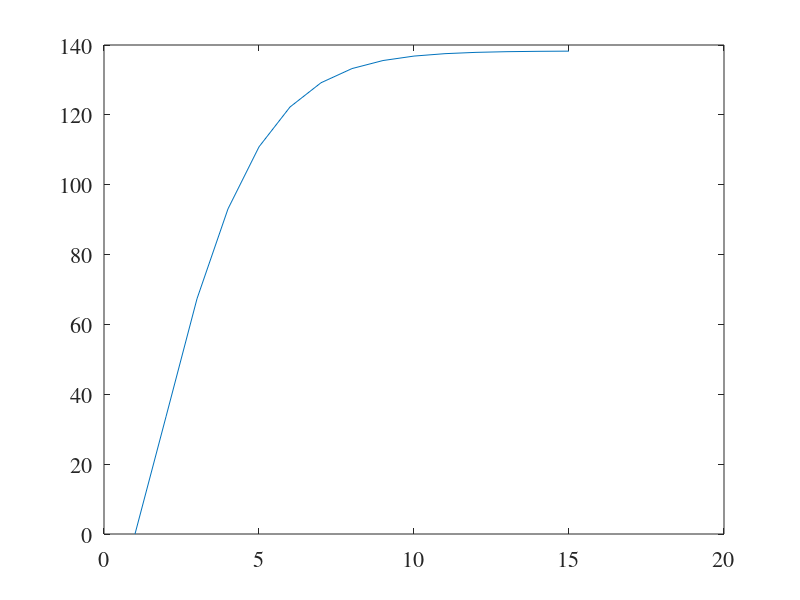

The MATLAB source for this figure: (Note: this script raises an error after producing the figure.)
function PlotPlot()
Resource_networking_max_unit=20;%SP全部的networking资源，这里的单位为Unit     20*100Mbps
Rescource_storage_max_unit=20;%SP全部的storage资源，这里的单位为Unit               20GB
Resource_computing_max_unit=20;%SP全部的computing资源，这里的单位为Unit    40CPU
Resource_max_unit=[Resource_networking_max_unit,Rescource_storage_max_unit,Resource_computing_max_unit];

delta_networking=1;%一个slice_request请求了1块networking资源 100Mbps
delta_storage=1;%一个slice_request分别请求了2块storage资源 1GB
delta_computing=2;%一个slice_request分别请求了1块computing资源 2CPU
%
delta_recourse=[delta_networking,delta_storage,delta_computing];
load singleData/Value_State_record.mat %figure 1
load singleData/price_record.mat %price iteration plot figure 2
load singleData/X_recourse_record.mat %X_recourse iteration plot figure 3
% size(Value_State_record)
% size(price_record)
% size(price_record)

%figure 5
load singleData/Phi
load singleData/Phi_Greedy.mat
load singleData/Phi_MMF.mat

load singleData/X_Recourse_Unit_Optimal.mat
load singleData/X_Recourse_Unit_Greedy.mat
load singleData/X_Recourse_Unit_MMF.mat

load singleData/Value_State.mat%最优值函数
load singleData/Price_Optimal.mat

load singleData/reward_optimal.mat;%价格 figure 4
load singleData/reward_Greedy.mat;
load singleData/reward_MMF.mat;
%%%%%%%%%%%%%%%%%%%%%%%%%%%%%%%%%%%%%%%%%%%%%%
%figure 1
%MDP value iteration process
%chose state=State_Space{1,1}
load singleData/State_Space;
state=State_Space{13,6};
[temp,value_state_iteration_times]=size(Value_State_record);
value_iteration_special_state=[];
for i =1:value_state_iteration_times
    value_iteration_special_state=[value_iteration_special_state,Value_State_record{i}(13,6)];
end

iteration_times=[];

for i=1:length(value_iteration_special_state)
    iteration_times=[iteration_times,i];
end

figure(1)
p1=plot(iteration_times,value_iteration_special_state);
%axis([1,30,0 800])
set(gca,'fontname','times') 
set(gca,'fontsize',16)
p1.Marker='o';
%title('the iteration of value state')
xlabel('the number of iterations')
ylabel('value of state')
saveas(gcf,"./Figure3-5-state2/State2-iterationOfValueState.fig");
saveas(gcf,"./Figure3-5-state2/State2-iterationOfValueState.eps" );
saveas(gcf,"./Figure3-5-state2/State2-iterationOfValueState.png");

% %%%%%%%%%%%%%%%%%%%%%%%%%%%%%%%%%%%%%%%%%%%%%%%%%%%%%%%%%%%%%%%%%%%%%%%%%%%%%%%
%figure 2
%game iteration price change
%choose state = State_Space{1,1}
%choose first resource
price_iteration=price_record{13,6};
price_iteration_x_axis=[];
for i=1:length(price_iteration)
    price_iteration_x_axis=[price_iteration_x_axis,i];
end

networking_price_iteration=[];
storage_price_iteration=[];
computing_price_iteration=[];
for i=1:length(price_iteration)
    networking_price_iteration=[networking_price_iteration,price_iteration{i}(1)];
    storage_price_iteration=[storage_price_iteration,price_iteration{i}(2)];
    computing_price_iteration=[computing_price_iteration,price_iteration{i}(3)];
    
end


figure(2)
% ts1 = timeseries(networking_price_iteration, price_iteration_x_axis);
% ts2 = timeseries(storage_price_iteration, price_iteration_x_axis);
% ts3 = timeseries(computing_price_iteration, price_iteration_x_axis);
% plot(ts1,ts2,ts3)
p=plot(price_iteration_x_axis,networking_price_iteration,...
    price_iteration_x_axis,storage_price_iteration,...
    price_iteration_x_axis,computing_price_iteration);
p(1).LineWidth=1;
p(1).LineStyle='-';
p(1).Marker='o';
p(2).LineWidth=1;
p(2).LineStyle='-';
p(2).Marker='s';
p(3).LineWidth=1;
p(3).LineStyle='-';
p(3).Marker='x';
axis( [1 9 0.6 1.6] )
set(gca,'xtick',1:1:9);
set(1,'DefaultAxesLineStyleOrder',{'-o',':s','--+'})
%title('the iteration of price')
xlabel('the number of iterations')
ylabel('price')
legend('networking','storage','computing','Location','southeast')
set(gca,'fontname','times') 
set(gca,'fontsize',16')
saveas(gcf,"./Figure3-5-state2/State2-iterationOfPrice.fig");
saveas(gcf,"./Figure3-5-state2/State2-iterationOfPrice.eps" );
saveas(gcf,"./Figure3-5-state2/State2-iterationOfPrice.png");

%%%%%%%%%%%%%%%%%%%%%%%%%%%%%%%%%%%%%%%%%%%%%%%%%%%%%%%%%%%%%%%%%%%%%%%%%%%%%%%
%figure 3
X_iteration=X_recourse_record{13,6};
X_iteration_x_axis=[];
for i=1:length(X_iteration)
    X_iteration_x_axis=[X_iteration_x_axis,i];
end

networking_X_iteration=[];
storage_X_iteration=[];
computing_X_iteration=[];
for i=1:length(X_iteration)
    networking_X_iteration=[networking_X_iteration,X_iteration{i}(1)];
    storage_X_iteration=[storage_X_iteration,X_iteration{i}(2)];
    computing_X_iteration=[computing_X_iteration,X_iteration{i}(3)]; 
end
figure(3)
p3=plot(X_iteration_x_axis,networking_X_iteration,...
    X_iteration_x_axis,storage_X_iteration,...
    X_iteration_x_axis,computing_X_iteration);
axis( [1 9 0.5 4] )
set(gca,'xtick',1:1:9);
p3(1).LineWidth=1;
p3(1).LineStyle='-';
p3(1).Marker='o';
p3(2).LineWidth=1;
p3(2).LineStyle='-';
p3(2).Marker='s';
p3(3).LineWidth=1;
p3(3).LineStyle='-';
p3(3).Marker='x';

%title('the iteration of x')
xlabel('the number of iterations')
ylabel('$x_{i,j,z}(t)$','Interpreter','LaTex')
set(gca,'fontname','times') 
set(gca,'fontsize',16')
legend('networking','storage','computing','Location','northeast')
saveas(gcf,"./Figure3-5-state2/State2-iterationOfX.fig");
saveas(gcf,"./Figure3-5-state2/State2-iterationOfX.eps" );
saveas(gcf,"./Figure3-5-state2/State2-iterationOfX.png");


%figure 4
%3-D bar
figure(4)
reward_optimal_new=fliplr(reward_optimal(6:15,1:10));


h=bar3(reward_optimal_new,'w')
pos=axis;
xlabel({'   avaliable' 'resource(%)   '},'position',[6 13 0])
ylabel('request number','position',[-1 8 0])
zlabel('reward')
%title('reward of optimal')
% %colorbar
% %set(h,{'cdata'},cellfun(@(z)kron(z(2:6:end,2:3),ones(6,2)),get(h,'ZData'),'un',0))
set(gca,'xticklabel',{'  ','20','  ','  ','  ','60','  ','  ','  ','100'});
set(gca,'yticklabel',{'1','  ','  ','  ','5',' ','  ','  ','  ','10'});

set(gca,'fontname','times') 
set(gca,'fontsize',16')
saveas(gcf,"./Figure3-5-state2/State2-reward_of_optimal.fig");
saveas(gcf,"./Figure3-5-state2/State2-reward_of_optimal.eps" );
saveas(gcf,"./Figure3-5-state2/State2-reward_of_optimal.png");

%figure 5
%the percentage of allocate request
%choose the resource max situation(in fact, the situtation can be choosed
%randomly.
%the number of choosen is Phi, Phi_Greedy, Phi_MMF
%Phi(:,20) the number is from 30~10
%%%%%%%%%%%%%%%%%%%%%%%%%%%%%%%%%%

optimal_number=Phi(1:11,1)';
Greedy_number=Phi_Greedy(1:11,1)';
MMF_number=Phi_MMF(1:11,1)';
optimal_X_resource=X_Recourse_Unit_Optimal(1:11,1)';
Greedy_X_resource=X_Recourse_Unit_Greedy(1:11,1)';
MMF_X_resource=X_Recourse_Unit_MMF(1:11,1)';

%only use first resource

optimal_percentage=[];
Greedy_percentage=[];
MMF_percentage=[];
max_number=state(1);
for i =1:length(optimal_number)
    
    state=State_Space{i,1};
    optimal_resource=optimal_X_resource{i};
    Greedy_resource=Greedy_X_resource{i};
    MMF_resource=MMF_X_resource{i};
    optimal_percentage(i)=100*(optimal_number(i)*delta_recourse(1)*optimal_resource(1)/Resource_max_unit(1));
    Greedy_percentage(i)=100*(Greedy_number(i)*delta_recourse(1)*Greedy_resource(1)/Resource_max_unit(1));
    MMF_percentage(i)=100*(MMF_number(i)*delta_recourse(1)*MMF_resource(1)/Resource_max_unit(1));
end
optimal_percentage=fliplr(optimal_percentage)./100;
Greedy_percentage=fliplr(Greedy_percentage)./100;
MMF_percentage=fliplr(MMF_percentage)./100;

barNumber=[];
number=5:1:15;
% for i=1:length(number)
%  
%     barNumber=[barNumber
%         number(i),number(i),number(i)];
% end
% bar_percentage=[];
% for i=1:length(number)
%     bar_percentage=[bar_percentage
%         optimal_percentage(i),Greedy_percentage(i),MMF_percentage(i)];
% end
% 
figure(5)
%p5=bar(barNumber,bar_percentage);
p5=plot(number,optimal_percentage,number,Greedy_percentage,number,MMF_percentage);
p5(1).LineWidth=1;
p5(1).LineStyle='-';
p5(1).Marker='o';
p5(2).LineWidth=1;
p5(2).LineStyle='-';
p5(2).Marker='s';
p5(3).LineWidth=1;
p5(3).LineStyle='-';
p5(3).Marker='x';
% 
xlabel('request number')
ylabel('admissible ratio')
legend({'OAR','Greedy','MMF'},'location','southwest')
set(gca,'fontname','times') 
set(gca,'fontsize',16')
saveas(gcf,"./Figure3-5-state2/State2-allocatedPercentage.fig");
saveas(gcf,"./Figure3-5-state2/State2-allocatedPercentage.eps" );
saveas(gcf,"./Figure3-5-state2/State2-allocatedPercentage.png");

figure(6)

optimal_reward=reward_optimal(1:15,5)';
Greedy_reward=reward_Greedy(1:15,5)';
MMF_reward=reward_MMF(1:15,5)';
number=1:1:15;
optimal_reward=fliplr(optimal_reward);
Greedy_reward=fliplr(Greedy_reward);
MMF_reward=fliplr(MMF_reward);
p6=plot(number,optimal_reward,number,Greedy_reward,number,MMF_reward);
p6(1).LineWidth=1;
p6(1).LineStyle='-';
p6(1).Marker='o';
p6(2).LineWidth=1;
p6(2).LineStyle='-';
p6(2).Marker='s';
p6(3).LineWidth=1;
p6(3).LineStyle='-';
p6(3).Marker='x';
axis([1,10,0,200])
xlabel('request number')
ylabel('reward')
legend({'OAR','Greedy','MMF'},'location','southwest')
set(gca,'fontname','times') 
set(gca,'fontsize',16')
barNumber=[];

% for i=1:length(number)
%  
%     barNumber=[barNumber
%         number(i),number(i),number(i)];
% end
% bar_reward=[];
% for i=1:length(number)
%     bar_reward=[bar_reward
%         optimal_reward(i),Greedy_reward(i),MMF_reward(i)];
% end
% p6=bar(barNumber,bar_reward);
% xlabel('request number')
% ylabel('reward')
% legend('optimal','Greedy','MMF')
%grid on
saveas(gcf,"./Figure3-5-state2/State2-RewardCompare.fig");
saveas(gcf,"./Figure3-5-state2/State2-RewardCompare.eps" );
saveas(gcf,"./Figure3-5-state2/State2-RewardCompare.png");



figure(7)

optimal_reward=reward_optimal(1,:);
Greedy_reward=reward_Greedy(1,:);
MMF_reward=reward_MMF(1,:);
number=1:1:11;
optimal_reward=fliplr(optimal_reward);
Greedy_reward=fliplr(Greedy_reward);
MMF_reward=fliplr(MMF_reward);
p7=plot(number,optimal_reward,number,Greedy_reward,number,MMF_reward);
p7(1).LineWidth=1;
p7(1).LineStyle='-';
p7(1).Marker='o';
p7(2).LineWidth=1;
p7(2).LineStyle='-';
p7(2).Marker='s';
p7(3).LineWidth=1;
p7(3).LineStyle='-';
p7(3).Marker='x';
xlabel('percentage(%)')
ylabel('reward')
axis([1,10,-50,200])
legend({'OAR','Greedy','MMF'},'location','northwest')
set(gca,'xticklabel',{'20','40','60','80', '100'});
set(gca,'fontname','times') 
set(gca,'fontsize',16')
barNumber=[];

% for i=1:length(number)
%  
%     barNumber=[barNumber
%         number(i),number(i),number(i)];
% end
% bar_reward=[];
% for i=1:length(number)
%     bar_reward=[bar_reward
%         optimal_reward(i),Greedy_reward(i),MMF_reward(i)];
% end
% p6=bar(barNumber,bar_reward);
% xlabel('request number')
% ylabel('reward')
% legend('optimal','Greedy','MMF')
%grid on
saveas(gcf,"./Figure3-5-state2/State2-RewardCompare_resource.fig");
saveas(gcf,"./Figure3-5-state2/State2-RewardCompare_resource.eps" );
saveas(gcf,"./Figure3-5-state2/State2-RewardCompare_resource.png");

end
